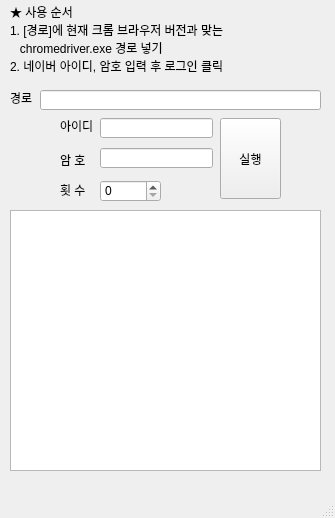
<?xml version="1.0" encoding="UTF-8"?>
<ui version="4.0">
 <class>MainWindow</class>
 <widget class="QMainWindow" name="MainWindow">
  <property name="geometry">
   <rect>
    <x>0</x>
    <y>0</y>
    <width>335</width>
    <height>518</height>
   </rect>
  </property>
  <property name="windowTitle">
   <string>MainWindow</string>
  </property>
  <widget class="QWidget" name="centralwidget">
   <widget class="QPushButton" name="pushButton">
    <property name="geometry">
     <rect>
      <x>220</x>
      <y>118</y>
      <width>61</width>
      <height>81</height>
     </rect>
    </property>
    <property name="text">
     <string>실행</string>
    </property>
   </widget>
   <widget class="QLineEdit" name="lineEdit">
    <property name="geometry">
     <rect>
      <x>100</x>
      <y>118</y>
      <width>113</width>
      <height>20</height>
     </rect>
    </property>
    <property name="maxLength">
     <number>100</number>
    </property>
   </widget>
   <widget class="QLineEdit" name="lineEdit_2">
    <property name="geometry">
     <rect>
      <x>100</x>
      <y>148</y>
      <width>113</width>
      <height>20</height>
     </rect>
    </property>
    <property name="maxLength">
     <number>100</number>
    </property>
   </widget>
   <widget class="QLabel" name="label">
    <property name="geometry">
     <rect>
      <x>10</x>
      <y>0</y>
      <width>311</width>
      <height>91</height>
     </rect>
    </property>
    <property name="text">
     <string>★ 사용 순서
1. [경로]에 현재 크롬 브라우저 버전과 맞는
   chromedriver.exe 경로 넣기
2. 네이버 아이디, 암호 입력 후 로그인 클릭
     </string>
    </property>
   </widget>
   <widget class="QLabel" name="label_2">
    <property name="geometry">
     <rect>
      <x>60</x>
      <y>118</y>
      <width>41</width>
      <height>16</height>
     </rect>
    </property>
    <property name="text">
     <string>아이디</string>
    </property>
   </widget>
   <widget class="QLabel" name="label_3">
    <property name="geometry">
     <rect>
      <x>60</x>
      <y>150</y>
      <width>31</width>
      <height>20</height>
     </rect>
    </property>
    <property name="text">
     <string>암 호</string>
    </property>
   </widget>
   <widget class="QSpinBox" name="re_cnt">
    <property name="geometry">
     <rect>
      <x>100</x>
      <y>180</y>
      <width>61</width>
      <height>22</height>
     </rect>
    </property>
   </widget>
   <widget class="QLabel" name="label_4">
    <property name="geometry">
     <rect>
      <x>60</x>
      <y>180</y>
      <width>31</width>
      <height>20</height>
     </rect>
    </property>
    <property name="text">
     <string>횟 수</string>
    </property>
   </widget>
   <widget class="QPlainTextEdit" name="plainTextEdit">
    <property name="geometry">
     <rect>
      <x>10</x>
      <y>210</y>
      <width>311</width>
      <height>261</height>
     </rect>
    </property>
    <property name="plainText">
     <string/>
    </property>
   </widget>
   <widget class="QLineEdit" name="browser_path">
    <property name="geometry">
     <rect>
      <x>40</x>
      <y>90</y>
      <width>281</width>
      <height>20</height>
     </rect>
    </property>
   </widget>
   <widget class="QLabel" name="label_5">
    <property name="geometry">
     <rect>
      <x>10</x>
      <y>90</y>
      <width>31</width>
      <height>16</height>
     </rect>
    </property>
    <property name="text">
     <string>경로</string>
    </property>
   </widget>
  </widget>
  <widget class="QMenuBar" name="menubar">
   <property name="geometry">
    <rect>
     <x>0</x>
     <y>0</y>
     <width>335</width>
     <height>21</height>
    </rect>
   </property>
  </widget>
  <widget class="QStatusBar" name="statusbar"/>
 </widget>
 <resources/>
 <connections/>
</ui>
